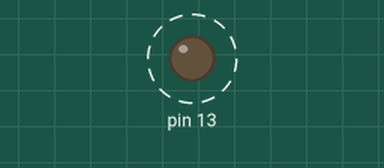
Recording of a sketch running on a simulated Arduino Uno, built with avr-gcc and run on an emulated ATmega328P. Parts: output pins drawn as LEDs (lit = HIGH). Dashed ring = blinking. What the sketch prints to the serial monitor is not drawn.

Above: at 0.5 s.
Timing chart, 0 to 4.6 s (numbered marks = the images above):
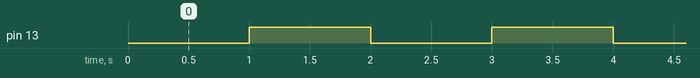

The sketch:

arduino_state_blink_experiment.ino
```cpp
// arduino_state_blink_experiment
// Simple example using the StateMachine library.
// Exploring some ideas from the DC++EX coding.

#include <StateMachine.h>
StateMachine machine = StateMachine();

// Macros for the definitions
#include "state_macros.h"

// This now containes some definitions
#include "state_defs.h"

/*
 * Converting example from
 * https://arduinoplusplus.wordpress.com/2019/07/06/finite-state-machine-programming-basics-part-1/
 */


/***********************************************************
 * What do we mean by state?
 * Do we mean the state of the LED (On/Off)
 * or the state of the process (Blinking/waiting)?
 * I think that is up to the user.
 ***********************************************************/

/*
 * States for the blink_state machine now in state_defs.h.
 */

/*
 * Transitions between states for the blink_state machine now in state_defs.h.
 */

/* This is now replaced by add_transitions.h which is configurable.
void add_transitions()
{
  // Add transition from S0 to S1
  S0->addTransition(&transitionS0S1,S1);
  // Add transitions from S1 to S2 and back again.
  S1->addTransition(&transitionS1S2,S2);
  S2->addTransition(&transitionS2S1,S1);

}
*/

void setup() {
  // put your setup code here, to run once:
  Serial.begin(115200);
  while(!Serial) { }
  pinMode(LED,OUTPUT);
  Serial.println("Arduino state blink");

  //add_transitions();
  #include "add_transitions.h"

}

void loop() {
  // put your main code here, to run repeatedly:
  machine.run();
  //delay(STATE_DELAY);
}
```

add_transitions.h
```cpp
// add_transitions

// Transitions to be added in setup()

//ADD_TRANSITION(S0,transitionS0S1,S1)
//ADD_TRANSITION(S1,transitionS1S2,S2)
//ADD_TRANSITION(S2,transitionS2S1,S1)

// Add transition from S0 to S1
  addT(0,1)
  // Add transitions from S1 to S2 and back again.
  addT(1,2)
  addT(2,1)
```

state_defs.h
```cpp
// state_defs.h

// Global variables for the actual state.

//enum { LED_off, LED_on } Led_State;
ENUM2(LED_off,LED_on,Led_State)

//enum { RESET, BLINK, WAIT } Blink_State;
ENUM3(RESET, BLINK, WAIT,Blink_State)

ENUM3(RED, YELLOW, GREEN,Signal3_State)

ALIAS_C_INT(STATE_DELAY,1000)
ALIAS_C_INT(LED,13)

ALIAS_UINT32(timeLastTransition,0)

/*
 * States for the blink_state machine now in state_defs.h.
 */

S_RESET(S0,machine,Blink_State,RESET,"State 0, reset",LED,timeLastTransition)
S_BLINK(S1,machine,Blink_State,BLINK,"State 1, blink",LED)
S_WAIT(S2,machine,Blink_State,WAIT,"State 2, wait",timeLastTransition)

/*
 * Transitions between states for the blink_state machine.
 * Each of these lines generates the transition function.
 */

TRANSITION_DELAY(transitionS0S1,timeLastTransition,STATE_DELAY)
TRANSITION_TRUE(transitionS1S2)
TRANSITION_DELAY(transitionS2S1,timeLastTransition,STATE_DELAY)

// see add_transitions.h
//ADD_TRANSITIONS(S0,transitionS0S1,S1,transitionS1S2,S2,transitionS2S1)
```

state_macros.h
```cpp
// state_macros.h

#define ENUM2(value1,value2,name)  enum { value1, value2 } name;
#define ENUM3(value1,value2,value3,name)  enum { value1, value2, value3 } name;

#define ALIAS_C_INT(name,value)    const int name=value;
#define ALIAS_C_UINT32(name,value) const uint32_t name=value;
#define ALIAS_UINT32(name,value)   uint32_t name=value;

#define TRANSITION_TRUE(name) bool name(){ return true; }

#define TRANSITION_DELAY(name,time,delay) bool name(){ if (millis() - time >= delay) return true; return false; }

#define S_RESET(name,machine,state,value,message,pin,time) State* name = machine.addState([]() { \
  if(machine.executeOnce){ \
    state = value; \
    Serial.println(message); \
    digitalWrite(pin,LOW); \
    time = millis(); \
  } \
});

#define S_BLINK(name,machine,state,value,message,pin) State* name = machine.addState([]() { \
    if(machine.executeOnce){ \
      state = value; \
      Serial.println(message); \
      digitalWrite(pin, !digitalRead(pin)); \
    } \
});

#define S_WAIT(name,machine,state,value,message,time) State* name = machine.addState([]() { \
    if(machine.executeOnce){ \
      state = value; \
      Serial.println(message); \
      time = millis(); \
    } \
});

#define ADD_TRANSITIONS(s0,s0s1,s1,s1s2,s2,s2s1) void add_transitions() \
{ \
  s0->addTransition(&s0s1,s1); \
  s1->addTransition(&s1s2,s2); \
  s2->addTransition(&s2s1,s1); \
}

//#define ADD_TRANSITION(start,transition,finish) start->addTransition(&transition,finish);

#define addT(a,b) S##a->addTransition(&transitionS##a##S##b,S##b);
```

Measured:
- by itself, pin 13: alternates HIGH for 1.0 s and LOW for 1.0 s
